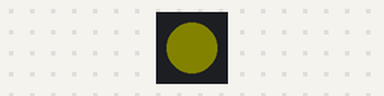
This program was run on a simulated CircuitPython board. Parts: 1 RGB LEDs in strip order, left to right. Dim RGB values are drawn brighter than linear; MIDI messages are not drawn; what the program prints to the serial console is not drawn.

Above: at 0.5 s.
At 2.5 s:
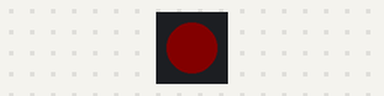
At 4.5 s:
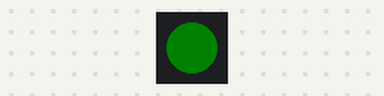
At 9.5 s:
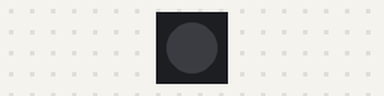
Timing chart, 0 to 10.4 s (numbered marks = the images above):
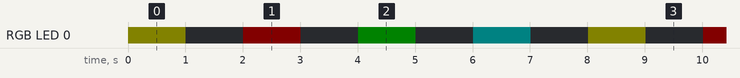

Measured:
- by itself, RGB LED 0: repeats every 8.0 s: off 1.0 s, RGB(6, 0, 0) 1.0 s, off 1.0 s, RGB(0, 6, 0) 1.0 s, off 1.0 s, RGB(0, 6, 6) 1.0 s, off 1.0 s, RGB(6, 6, 0) 1.0 s
- by itself, everything shown: repeats every 8.0 s, in 8 steps

The program:

1-23-22_midiUartOut.py
```python
# (licence header left out)
import time
import board
import busio
import adafruit_midi
import neopixel
from adafruit_midi.control_change import ControlChange
from adafruit_midi.note_off import NoteOff
from adafruit_midi.note_on import NoteOn
from digitalio import DigitalInOut, Direction, Pull

pixel = neopixel.NeoPixel(board.NEOPIXEL, 1)

pixel.brightness = 0.05

uart = busio.UART(board.TX, board.RX, baudrate=31250, timeout=0.001)  # init UART
midi_in_channel = 2
midi_out_channel = 1
midi = adafruit_midi.MIDI(
    midi_in=uart,
    midi_out=uart,
    in_channel=(midi_in_channel - 1),
    out_channel=(midi_out_channel - 1),
    debug=True,
)

print("MIDI UART Out")
print("Default output channel:", midi.out_channel + 1)

while True:

    midi.send(NoteOn(48, 100))
    pixel.fill((127, 127, 0))
    time.sleep(1)
    midi.send(NoteOff(48, 0))
    pixel.fill((0, 0, 0))
    time.sleep(1)

    midi.send(NoteOn(55, 100))
    pixel.fill((127, 0, 0))
    time.sleep(1)
    midi.send(NoteOff(55, 0))
    pixel.fill((0, 0, 0))
    time.sleep(1)

    midi.send(NoteOn(49, 100))
    pixel.fill((0, 127, 0))
    time.sleep(1)
    midi.send(NoteOff(49, 0))
    pixel.fill((0, 0, 0))
    time.sleep(1)

    midi.send(NoteOn(57, 100))
    pixel.fill((0, 127, 127))
    time.sleep(1)
    midi.send(NoteOff(57, 0))
    pixel.fill((0, 0, 0))
    time.sleep(1)
```
